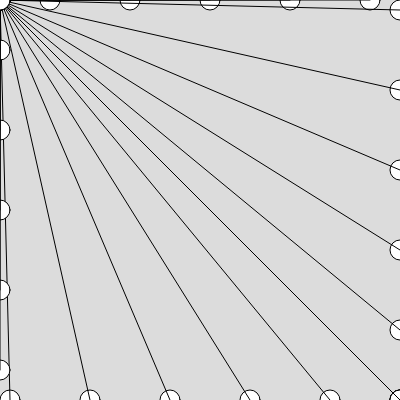
Frame 1 (no input)
Frame 60 (no input): identical to frame 1, image omitted
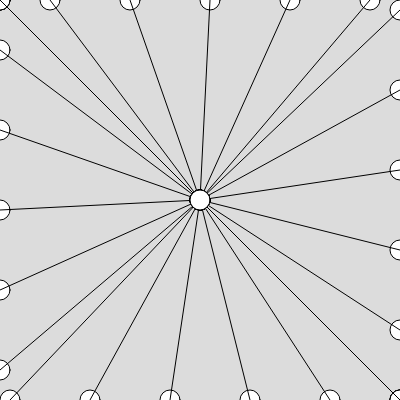
Frame 120 (the mouse pressed at the canvas centre since frame 60)

The p5.js sketch that drew these frames (run headless with seeded random() and noise() and a simulated clock; from frame 60 on, the mouse is pressed at the canvas centre):

// p5.js sketch
// ── sketch.js
// Drawing with loops 1
// Dilpreet
// 27 February, 2024
//Using loops to create some visualization

//Global Variables
let xPos , yPos;

function setup() {
  createCanvas(400, 400);
  xPos=[];
  yPos=[];
  initloops();
  

  // xPos = [width*0.05 , width*0.95 , width*0.05 , width*0.95  ];
  // yPos = [height*0.95 , height*0.95 , height*0.05 , height*0.05  ];
}

function draw() {
  background(220);
  corners_and_mouse_loop();
  
}

function initloops(){
  for(let x= 10; x<width; x+=40){
    xPos.push(x);
    yPos.push(height,0);
  }
  for(let y= 10; y<width; y+=40){
    xPos.push(width,0);
    yPos.push(y);
  }

}


function mousePressed(){
  xPos.push(mouseX);
  yPos.push(mouseY);
}

function corners_and_mouse_loop(){
  let i = 0;
  while(i < xPos.length){
    let x = xPos[i];
    let y = yPos[i];
    circle(x,y,20);
    line(x,y,mouseX,mouseY);
    circle(mouseX,mouseY,20);
    i++;
    
  }

}


function corners_and_mouse(){
  //draw some circles near each of the four corners and connect some lines from there to the mouse position
  fill(255)
  circle(width*0.05 , height*0.05 , 20);
  circle(width*0.95 , height*0.95 , 20);
  circle(width*0.05 , height*0.95 , 20);
  circle(width*0.95 , height*0.05 , 20);

  line(width*0.05 , height*0.05 , mouseX , mouseY);
  line(width*0.95 , height*0.95 , mouseX , mouseY);
  line(width*0.05 , height*0.95 , mouseX , mouseY);
  line(width*0.95 , height*0.05 , mouseX , mouseY);
}
